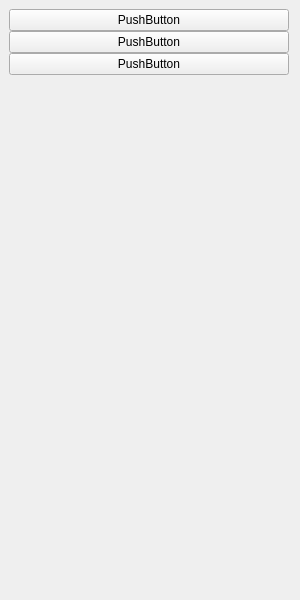
<?xml version="1.0" encoding="UTF-8"?>
<ui version="4.0">
 <class>Frame</class>
 <widget class="QFrame" name="Frame">
  <property name="geometry">
   <rect>
    <x>0</x>
    <y>0</y>
    <width>300</width>
    <height>600</height>
   </rect>
  </property>
  <property name="minimumSize">
   <size>
    <width>300</width>
    <height>600</height>
   </size>
  </property>
  <property name="windowTitle">
   <string>Frame</string>
  </property>
  <property name="midLineWidth">
   <number>0</number>
  </property>
  <layout class="QVBoxLayout">
   <property name="spacing">
    <number>0</number>
   </property>
   <property name="sizeConstraint">
    <enum>QLayout::SizeConstraint::SetDefaultConstraint</enum>
   </property>
   <property name="leftMargin">
    <number>9</number>
   </property>
   <property name="topMargin">
    <number>9</number>
   </property>
   <item>
    <widget class="QPushButton" name="dashboard_btn">
     <property name="text">
      <string>PushButton</string>
     </property>
    </widget>
   </item>
   <item>
    <widget class="QPushButton" name="lyric_btn">
     <property name="text">
      <string>PushButton</string>
     </property>
    </widget>
   </item>
   <item>
    <widget class="QPushButton" name="pushButton_2">
     <property name="text">
      <string>PushButton</string>
     </property>
    </widget>
   </item>
   <item>
    <spacer name="verticalSpacer">
     <property name="orientation">
      <enum>Qt::Orientation::Vertical</enum>
     </property>
     <property name="sizeHint" stdset="0">
      <size>
       <width>20</width>
       <height>40</height>
      </size>
     </property>
    </spacer>
   </item>
  </layout>
 </widget>
 <resources/>
 <connections/>
</ui>
